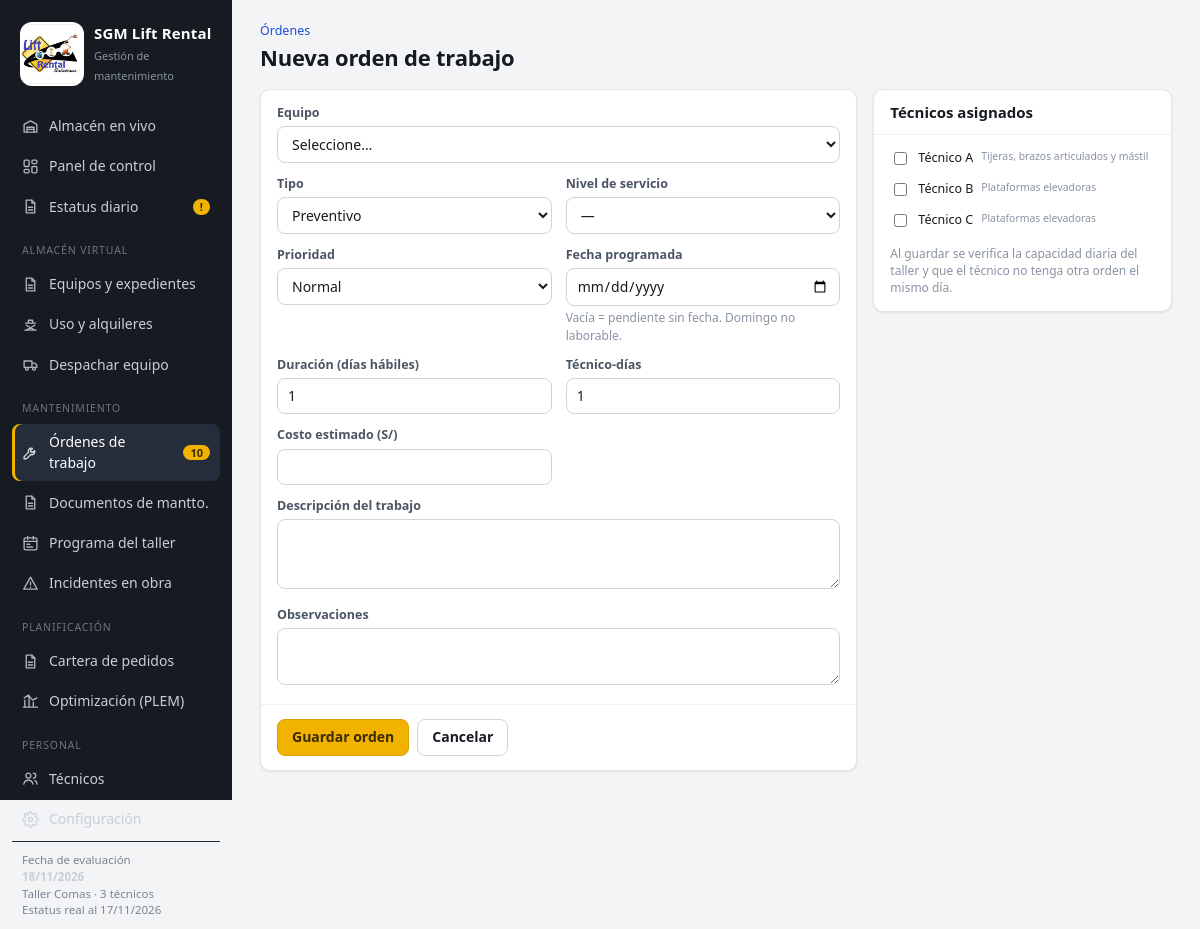
/mantenimiento/nueva, run on the app's committed database.
### tables this page shows
CREATE TABLE tecnicos (
    id INTEGER PRIMARY KEY,
    nombre TEXT NOT NULL,
    cargo TEXT DEFAULT 'Técnico de mantenimiento',
    especialidad TEXT,
    dni TEXT, telefono TEXT, correo TEXT,
    fecha_ingreso TEXT,
    activo INTEGER NOT NULL DEFAULT 1,
    ejecuta INTEGER NOT NULL DEFAULT 1,   -- 1 = ejecuta servicios (cuenta en la capacidad del taller)
    notas TEXT
);

### app.py (the view, shortened to what this page needs)
@app.route("/mantenimiento/nueva", methods=["GET", "POST"])
def orden_nueva():
    c = cfg()
    tecnicos = db().execute("SELECT * FROM tecnicos WHERE activo=1 AND ejecuta=1 ORDER BY nombre").fetchall()
    equipos_l = db().execute("SELECT id, codigo, categoria, marca, modelo FROM equipos WHERE activo=1 ORDER BY codigo").fetchall()
    sugerencia = None
    codigo = request.args.get("equipo")
    sel = None
    if codigo:
        sel = db().execute("SELECT * FROM equipos WHERE codigo=?", (codigo,)).fetchone()
        if sel:
            m = L.estado_equipo(db(), sel, c)
            nivel = m["nivel"] or "A"
            sugerencia = dict(m=m, nivel=nivel, **L.parametros_servicio(db(), sel["categoria"], nivel))
    params = [dict(r) for r in db().execute("SELECT * FROM parametros_nivel")]
    return render_template("orden_form.html", o=None, sel=sel, sugerencia=sugerencia, tecnicos=tecnicos,
                           equipos=equipos_l, asignados=[], params=params,
                           tipo=request.args.get("tipo", "Preventivo"))

### app.py (called while the page is built)
def db():
    return base.get_db()

def cfg():
    return L.leer_config(db())

@app.template_filter("fecha")
def f_fecha(v, formato="%d/%m/%Y"):
    d = a_fecha(v) if v else None
    return d.strftime(formato) if d else "—"

### db.py (called while the page is built)
def conectar():
    con = sqlite3.connect(DB_PATH, detect_types=0)
    con.row_factory = sqlite3.Row
    con.execute("PRAGMA foreign_keys = ON")
    return con

def get_db():
    if "db" not in g:
        g.db = conectar()
    return g.db

def cerrar_db(_exc=None):
    con = g.pop("db", None)
    if con is not None:
        con.close()

### logica.py (called while the page is built)
def a_fecha(v):
    if v is None or v == "":
        return None
    if isinstance(v, date):
        return v
    return datetime.strptime(str(v)[:10], "%Y-%m-%d").date()

def leer_config(db):
    return {r["clave"]: r["valor"] for r in db.execute("SELECT clave, valor FROM config")}

def fecha_ref(cfg):
    return a_fecha(cfg.get("fecha_referencia")) or date.today()

### templates/orden_form.html (shortened to what this page needs)
{% extends 'base.html' %}
{% from '_m.html' import chip, restante %}
{% block contenido %}
<div class="cab">
  <div>
    <div class="migas"><a href="{{ url_for('mantenimiento') }}">Órdenes</a>{% if o %} / <a href="{{ url_for('orden', oid=o.id) }}">{{ o.id|ot }}</a>{% endif %}</div>
    <h1>{{ 'Editar ' ~ (o.id|ot) if o else 'Nueva orden de trabajo' }}</h1>
  </div>
</div>
<form method="post" class="grid g-21">
  <div class="card">
    <div class="bd stack">
      <div class="campos">
        <div class="ancho"><label>Equipo</label>
          {% if o or sel %}
            <input type="hidden" name="equipo_id" value="{{ sel.id }}">
            <input value="{{ sel.codigo }} — {{ sel.categoria }} {{ sel.marca or '' }} {{ sel.modelo or '' }}" readonly>
          {% else %}
            <select name="equipo_id" required onchange="if (this.value) location = '?equipo=' + this.selectedOptions[0].dataset.codigo">
              <option value="">Seleccione…</option>
            </select>
          {% endif %}
        </div>
        <div><label>Tipo</label><select name="tipo">{% for t in ('Preventivo','Correctivo','Inspección') %}<option {{ 'selected' if (o.tipo if o else tipo) == t }}>{{ t }}</option>{% endfor %}</select></div>
        <div><label>Nivel de servicio</label><select name="nivel"><option value="">—</option></select></div>
        <div><label>Prioridad</label><select name="prioridad">{% for p in ('Alta','Normal','Baja') %}<option {{ 'selected' if (o.prioridad if o else ('Alta' if sugerencia and sugerencia.m.estado == 'Vencido' else 'Normal')) == p }}>{{ p }}</option>{% endfor %}</select></div>
        <div><label>Fecha programada</label><input type="date" name="fecha_programada" value="{{ o.fecha_programada if o and o.fecha_programada else '' }}">
          <div class="ayuda">Vacía = pendiente sin fecha. Domingo no laborable.</div></div>
        <div><label>Duración (días hábiles)</label><input type="number" min="1" name="duracion_dias" value="{{ o.duracion_dias if o else (sugerencia.duracion_dias if sugerencia else 1) }}"></div>
        <div><label>Técnico-días</label><input type="number" step="0.5" min="0.5" name="tecnico_dias" value="{{ o.tecnico_dias if o else (sugerencia.tecnico_dias if sugerencia else 1) }}"></div>
        <div><label>Costo estimado (S/)</label><input type="number" step="any" name="costo_estimado" value="{{ (o.costo_estimado if o else (sugerencia.costo if sugerencia)) or '' }}"></div>
        <div class="ancho"><label>Descripción del trabajo</label><textarea name="descripcion"></textarea></div>
        <div class="ancho"><label>Observaciones</label><textarea name="observaciones" style="min-height:50px">{{ o.observaciones if o and o.observaciones else '' }}</textarea></div>
      </div>
    </div>
    <div class="bd acciones" style="border-top:1px solid var(--line-2)">
      <button class="btn pri">Guardar orden</button>
      <a class="btn" href="{{ url_for('orden', oid=o.id) if o else url_for('mantenimiento') }}">Cancelar</a>
    </div>
  </div>
  <div class="stack">
    <div class="card">
      <div class="hd"><h2>Técnicos asignados</h2></div>
      <div class="bd stack" style="gap:8px">
        {% for t in tecnicos %}
          <label class="check"><input type="checkbox" name="tecnicos" value="{{ t.id }}" {{ 'checked' if t.id in asignados }}> {{ t.nombre }} <small class="muted">{{ t.especialidad or '' }}</small></label>
        {% endfor %}
        <div class="ayuda">Al guardar se verifica la capacidad diaria del taller y que el técnico no tenga otra orden el mismo día.</div>
      </div>
    </div>
  </div>
</form>
{% endblock %}

### static/estilos.css (style rules this page uses)
:root { --bg: #f3f4f6; --panel: #ffffff; --ink: #161a21; --ink-2: #4b5563; --ink-3: #8a93a3; --line: #e2e5ea; --line-2: #eef0f3; --side: #161a21; --side-ink: #c9ced8; --accent: #f2b200; --accent-ink: #3a2c00; --ok: #15803d; --ok-bg: #e7f6ec; --warn: #b45309; --warn-bg: #fdf1dc; --bad: #c62828; --bad-bg: #fde8e8; --info: #1d4ed8; --info-bg: #e6edfd; --none: #6b7280; --none-bg: #eef0f3; --radius: 10px; --shadow: 0 1px 2px rgba(16, 24, 40, .06), 0 1px 3px rgba(16, 24, 40, .04); --mono: "Cascadia Mono", "Consolas", ui-monospace, monospace; }
* { box-sizing: border-box; }
html, body { margin: 0; }
body { font-family: "Segoe UI", system-ui, -apple-system, Roboto, sans-serif; font-size: 14px; line-height: 1.45; color: var(--ink); background: var(--bg); font-variant-numeric: tabular-nums; }
a { color: var(--info); text-decoration: none; }
h1, h2, h3 { margin: 0; line-height: 1.2; }
h1 { font-size: 22px; font-weight: 650; letter-spacing: -.01em; }
h2 { font-size: 15px; font-weight: 650; }
small, .muted { color: var(--ink-3); }
.cab { display: flex; align-items: flex-end; justify-content: space-between; gap: 16px; margin-bottom: 18px; flex-wrap: wrap; }
.migas { font-size: 12.5px; color: var(--ink-3); margin-bottom: 4px; }
.acciones { display: flex; gap: 8px; flex-wrap: wrap; align-items: center; }
.card { background: var(--panel); border: 1px solid var(--line); border-radius: var(--radius); box-shadow: var(--shadow); }
.card > .hd { display: flex; align-items: center; justify-content: space-between; gap: 10px; padding: 13px 16px; border-bottom: 1px solid var(--line-2); }
.card > .bd { padding: 14px 16px; }
.grid { display: grid; gap: 16px; }
.g-21 { grid-template-columns: minmax(0, 2fr) minmax(0, 1fr); }
.stack { display: grid; gap: 16px; align-content: start; }
label { display: block; font-size: 12.5px; font-weight: 600; color: var(--ink-2); margin-bottom: 4px; }
input, select, textarea { width: 100%; font: inherit; color: var(--ink); background: #fff; border: 1px solid #cfd4dc; border-radius: 8px; padding: 7px 10px; min-height: 36px; }
textarea { min-height: 70px; resize: vertical; }
input[type=checkbox], input[type=radio] { width: auto; min-height: 0; accent-color: #d69e00; }
.campos { display: grid; gap: 12px 14px; grid-template-columns: repeat(auto-fill, minmax(190px, 1fr)); }
.campos .ancho { grid-column: 1 / -1; }
.check { display: flex; gap: 8px; align-items: flex-start; font-weight: 500; color: var(--ink); }
.ayuda { font-size: 12px; color: var(--ink-3); margin-top: 3px; font-weight: 400; }
.btn { display: inline-flex; align-items: center; gap: 7px; font: inherit; font-weight: 600; cursor: pointer; padding: 7px 14px; border-radius: 8px; border: 1px solid #cfd4dc; background: #fff; color: var(--ink); min-height: 36px; white-space: nowrap; }
.btn.pri { background: var(--accent); border-color: #d9a000; color: var(--accent-ink); }

### data on the page
tecnicos: nombre "Técnico A", especialidad "Tijeras, brazos articulados y mástil"
tecnicos: nombre "Técnico B", especialidad "Plataformas elevadoras"
tecnicos: nombre "Técnico C", especialidad "Plataformas elevadoras"

### other printed values
{{ OT_ABIERTAS }} "10"
{{ REF|fecha }} "18/11/2026"
{{ CFG.capacidad_tecnicos }} "3"
{{ EST.fecha|fecha('%d/%m/%Y') }} "17/11/2026"
{{ 'Editar ' ~ (o.id|ot) if o else 'Nueva orden de trabajo' }} "Nueva orden de trabajo"
form field tipo "Preventivo"
form field prioridad "Normal"
